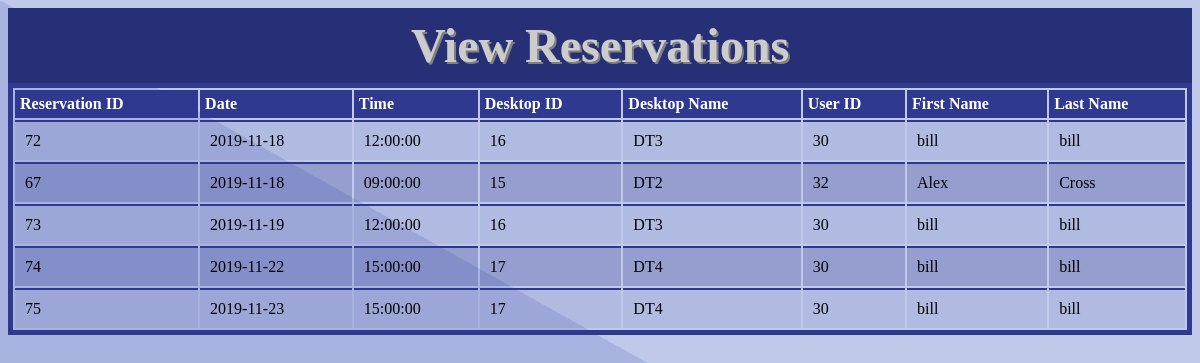
The page /Views/viewreservations.php on the database as committed earlier.
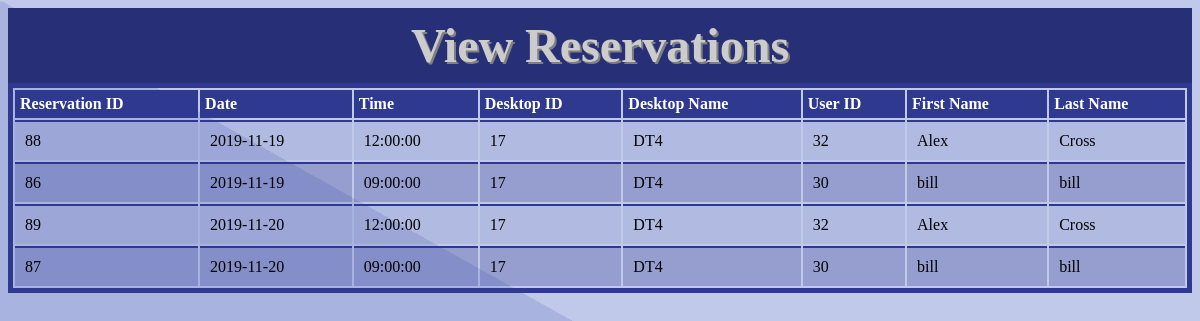
The same page on the database as committed later.
### tables this page shows
CREATE TABLE `reservation` (
  `reserve_id` int(11) NOT NULL AUTO_INCREMENT,
  `user_num` int(11) NOT NULL,
  `slot_id` int(11) NOT NULL,
  `dtop_id` int(11) NOT NULL,
  `b_num` int(11) NOT NULL,
  PRIMARY KEY (`reserve_id`),
  UNIQUE KEY `user_slot_unique` (`user_num`,`slot_id`),
  UNIQUE KEY `dtop_slot_unique` (`dtop_id`,`slot_id`),
  KEY `fk_slot` (`slot_id`),
  KEY `fk_b2` (`b_num`),
  CONSTRAINT `fk_b2` FOREIGN KEY (`b_num`) REFERENCES `build` (`b_num`),
  CONSTRAINT `fk_dtop2` FOREIGN KEY (`dtop_id`) REFERENCES `desktop` (`dtop_id`),
  CONSTRAINT `fk_slot` FOREIGN KEY (`slot_id`) REFERENCES `timeslot` (`slot_id`),
  CONSTRAINT `fk_user` FOREIGN KEY (`user_num`) REFERENCES `user` (`user_num`)
);

CREATE TABLE `timeslot` (
  `slot_id` int(11) NOT NULL AUTO_INCREMENT,
  `date` date NOT NULL,
  `start_time` time NOT NULL,
  `state` tinyint(4) NOT NULL DEFAULT '0',
  PRIMARY KEY (`slot_id`),
  UNIQUE KEY `slot_id_UNIQUE` (`slot_id`),
  UNIQUE KEY `starttime_date_unique_index` (`start_time`,`date`)
);

CREATE TABLE `desktop` (
  `dtop_id` int(11) NOT NULL AUTO_INCREMENT,
  `name` varchar(40) NOT NULL,
  `active_bit` bit(1) DEFAULT b'1',
  PRIMARY KEY (`dtop_id`),
  UNIQUE KEY `desktop_id_UNIQUE` (`dtop_id`)
);

CREATE TABLE `user` (
  `user_num` int(11) NOT NULL AUTO_INCREMENT,
  `first_name` varchar(30) NOT NULL,
  `last_name` varchar(30) NOT NULL,
  `username` varchar(20) NOT NULL,
  `email` varchar(40) NOT NULL,
  `password` varchar(256) DEFAULT NULL,
  `admin` int(1) DEFAULT NULL,
  `user_points` int(3) NOT NULL DEFAULT '100',
  `last_request` datetime DEFAULT NULL,
  `num_requests` int(2) NOT NULL DEFAULT '0',
  `department_id` int(2) DEFAULT NULL,
  `login_attempts` tinyint(3) unsigned DEFAULT '0',
  PRIMARY KEY (`user_num`),
  UNIQUE KEY `user_num_UNIQUE` (`user_num`),
  UNIQUE KEY `username_unique` (`username`),
  UNIQUE KEY `email_unique` (`email`),
  KEY `fk_department_idx` (`department_id`),
  CONSTRAINT `fk_department` FOREIGN KEY (`department_id`) REFERENCES `department` (`department_id`) ON DELETE NO ACTION ON UPDATE NO ACTION
);

### Views/viewreservations.php (the view, shortened to what this page needs)
<?php
        $dbh = ConnectDB();
?>
<html>
<head>
	<link rel="stylesheet" type="text/css"href="../Styles/displayTables.css">
</head>
<body class="background" background="../Images/Background.png">
<div class="header">View Reservations</div>
<table>
  <tr>
    <th>Reservation ID</th>
    <th>Date</th>
    <th>Time</th>
    <th>Desktop ID</th>
    <th>Desktop Name</th>
    <th>User ID</th>
    <th>First Name</th>
    <th>Last Name</th>
  </tr>
  <?php
    try{
      	$sql  = "SELECT reservation.reserve_id AS reserveID, ";
	$sql .= "reservation.slot_id AS slotID, ";
      	$sql .= "timeslot.date AS reserveDate, ";
	$sql .= "timeslot.start_time AS reserveTime, ";
	$sql .= "desktop.name AS dtopName, ";
	$sql .= "reservation.dtop_id AS dtop_num, ";
	$sql .= "reservation.user_num AS userID, ";
	$sql .= "user.first_name AS firstName, ";
	$sql .= "user.last_name AS lastName ";
	$sql .= "FROM reservation ";
	$sql .= "INNER JOIN user ON ";
	$sql .= "reservation.user_num = user.user_num ";
	$sql .= "INNER JOIN desktop ON ";
	$sql .= "reservation.dtop_id = desktop.dtop_id ";
	$sql .= "INNER JOIN timeslot ON ";
	$sql .= "reservation.slot_id = timeslot.slot_id ";
	$sql .= "ORDER BY timeslot.date";
      $stmt = $dbh->prepare($sql);
      $stmt->execute();
      foreach($stmt->fetchAll() as $reserve){
	$row  =  "<tr><td>" . $reserve['reserveID'];
	$row .= "</td><td>" . $reserve['reserveDate'];
	$row .= "</td><td>" . $reserve['reserveTime'];
	$row .= "</td><td>" . $reserve['dtop_num'];
	$row .= "</td><td>" . $reserve['dtopName'];
	$row .= "</td><td>" . $reserve['userID'];
	$row .= "</td><td>" . $reserve['firstName'];
	$row .= "</td><td>" . $reserve['lastName'];
	$row .= "</td></tr>";
	echo $row;
      }
    }
    catch(Exception $e){}
  ?>
</table>
</body>
</html>

### Styles/displayTables.css (style rules this page uses)
table { width: 100%; border: 5px solid #2e398f; }
th { text-align: left; padding: 5px; font-weight: bold; background-color: #2e398f; color: white; }
td, tr { border-top: 2px solid #2e398f; color: black; text-align: left; padding: 10px; font-size: 16px; }
tr:nth-child(even) { background-color: rgba(46, 57, 143, 0.1); }
tr:nth-child(odd) { background-color: rgba(46, 57, 143, 0.3); }
.background { background-repeat: no-repeat; background-attachment: scroll; background-size: cover; }
.header { font-family: verdana; text-shadow: 2px 2px grey; background: #273076; text-align: center; font-weight: bold; color: #ccc; font-size: 48px; cursor: default; padding: 10px; }

Rows that differ between the two databases and show on the page:
removed reservation: reserve_id "72", slot.date "2019-11-18", slot.start_time "12:00:00", dtop "16", dtop.name "DT3", user_num "30", user_num.first_name "bill", user_num.last_name "bill"
removed reservation: reserve_id "67", slot.date "2019-11-18", slot.start_time "09:00:00", dtop "15", dtop.name "DT2", user_num "32", user_num.first_name "Alex", user_num.last_name "Cross"
removed reservation: reserve_id "73", slot.date "2019-11-19", slot.start_time "12:00:00", dtop "16", dtop.name "DT3", user_num "30", user_num.first_name "bill", user_num.last_name "bill"
removed reservation: reserve_id "74", slot.date "2019-11-22", slot.start_time "15:00:00", dtop "17", dtop.name "DT4", user_num "30", user_num.first_name "bill", user_num.last_name "bill"
removed reservation: reserve_id "75", slot.date "2019-11-23", slot.start_time "15:00:00", dtop "17", dtop.name "DT4", user_num "30", user_num.first_name "bill", user_num.last_name "bill"
added reservation: reserve_id "88", slot.date "2019-11-19", slot.start_time "12:00:00", dtop "17", dtop.name "DT4", user_num "32", user_num.first_name "Alex", user_num.last_name "Cross"
added reservation: reserve_id "86", slot.date "2019-11-19", slot.start_time "09:00:00", dtop "17", dtop.name "DT4", user_num "30", user_num.first_name "bill", user_num.last_name "bill"
added reservation: reserve_id "89", slot.date "2019-11-20", slot.start_time "12:00:00", dtop "17", dtop.name "DT4", user_num "32", user_num.first_name "Alex", user_num.last_name "Cross"
added reservation: reserve_id "87", slot.date "2019-11-20", slot.start_time "09:00:00", dtop "17", dtop.name "DT4", user_num "30", user_num.first_name "bill", user_num.last_name "bill"
